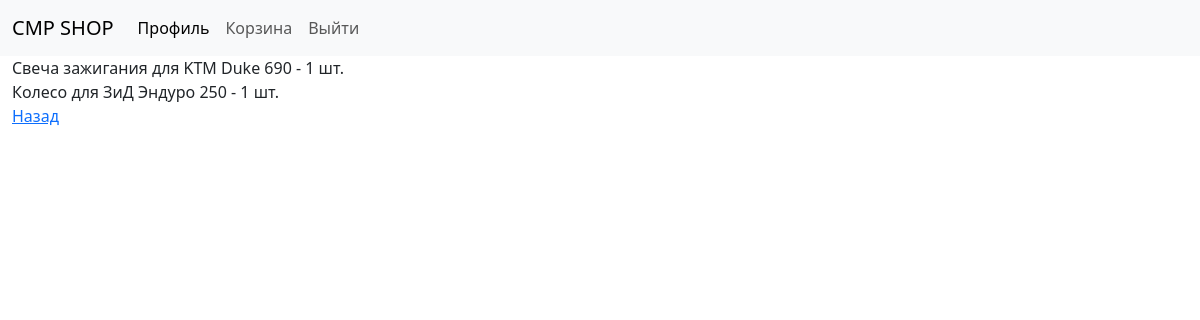
Before: /profile/order/2 (signed in) with the older database file.
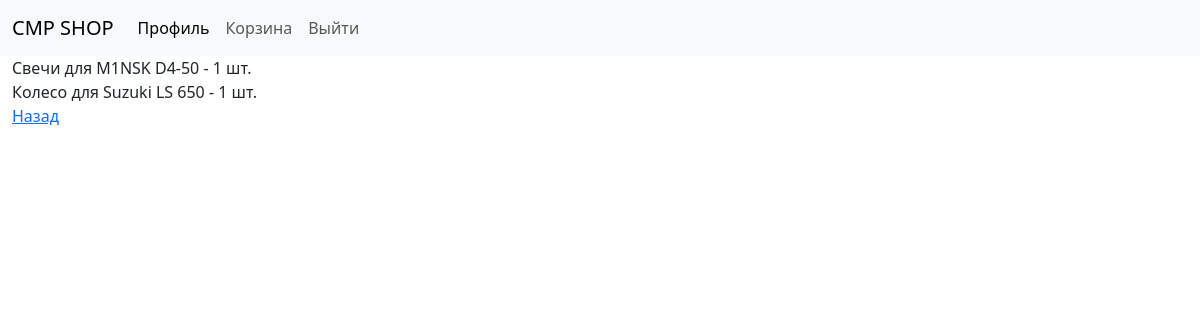
After: the same page with the newer database file.
### app/models.py (models this page shows, shortened)
class Basket(Base):
    __tablename__ = 'basket'
    id = Column(Integer, primary_key=True)
    amount = Column(Integer)
    part_id = Column(Integer, ForeignKey('part.id'))
    part = relationship('Part', back_populates='parent')
    order_id = Column(Integer, ForeignKey('order.id'))
    order = relationship('Order', back_populates='parent')

class Part(Base):
    __tablename__ = 'part'
    id = Column(Integer, primary_key=True)
    part_number = Column(String)
    description = Column(String)  # полное название детали
    price = Column(Integer)
    amount = Column(Integer)
    model_id = Column(Integer, ForeignKey('model.id'),  nullable=False)
    model = relationship('Model', back_populates="parent")
    element_id = Column(Integer, ForeignKey('element.id'), nullable=False)
    element = relationship('Element', back_populates="parent")
    parent = relationship('Basket', back_populates='part')   # переделать

class Brand(Base):
    __tablename__ = 'brand'
    id = Column(Integer, primary_key=True)
    brand_name = Column(String(30))
    parent = relationship('Model', back_populates='brand')

class Model(Base):
    __tablename__ = 'model'
    id = Column(Integer, primary_key=True)
    model_name = Column(String)
    brand_id = Column(Integer, ForeignKey('brand.id'), nullable=False)
    brand = relationship('Brand', back_populates="parent")
    type_id = Column(Integer, ForeignKey('type.id'), nullable=False)
    type = relationship('Type', back_populates="parent")
    parent = relationship('Part', back_populates='model')
    image_id = Column(Integer, ForeignKey('element_image.id'))

### app/main/routes.py (the view)
@bp.get('/profile/order/<order_id>')
@login_required
def order(order_id):
    parts = session.query(Basket).filter_by(order_id=order_id).all()
    return render_template('main/order.html', parts=parts)

### app/models.py (called while the page is built)
@login.user_loader
def load_user(id):
    user = session.query(User).get(int(id))
    return user

### app/templates/main/order.html
{% extends "base.html" %}
{% block content %}
{% for part in parts %}
    {{ part.part.description }} для {{ part.part.model.brand.brand_name }}
{{ part.part.model.model_name }} - {{ part.amount }} шт.<br>
{% endfor %}
<a href="{{ url_for('main.profile', username=current_user.name, id=current_user.id) }}">Назад</a>
{% endblock %}

### app/templates/base.html (shortened to what this page needs)
<!DOCTYPE html>
<html lang="ru">
<html>
<head>
    <link type="text/css" href="{{ url_for('static', filename='bootstrap.min.css') }}" rel="stylesheet"/>
</head>
<body class="font-size-base">
  <header>
    <nav class="navbar navbar-expand-lg bg-body-tertiary">
      <div class="container-fluid">
        <a class="navbar-brand" href="{{ url_for('main.index') }}">CMP SHOP</a>
        <div class="collapse navbar-collapse" id="navbarNav">
          <ul class="navbar-nav">
              {% if current_user.is_anonymous %}
              <li class="nav-item">
                <a class="nav-link" href="{{ url_for('auth.login') }}">Авторизация</a>
              </li>
              {% else %}
            <li class="nav-item">
              <a class="nav-link active" aria-current="page" href="{{ url_for('main.profile', username=current_user.name, id=current_user.id) }}">Профиль</a>
            </li>
            <li class="nav-item">
              <a class="nav-link" href="{{ url_for('main.basket') }}">Корзина</a>
            </li>
            <li class="nav-item">
              <a class="nav-link" href="{{ url_for('auth.logout') }}">Выйти</a>
            </li>
            {% endif %}
          </ul>
        </div>
      </div>
    </nav>
  </header>
  <section>
    <div class="container-fluid">
      {% block content %}
      {% endblock %}
    </div>
  </section>
</body>
</html>

Changed rows visible on the page:
changed Basket: part.description "Свеча зажигания" → "Свечи"; part.model.brand.brand_name "KTM" → "M1NSK"; part.model.model_name "Duke 690" → "D4-50"
changed Basket "Колесо": part.model.brand.brand_name "ЗиД" → "Suzuki"; part.model.model_name "Эндуро 250" → "LS 650"
